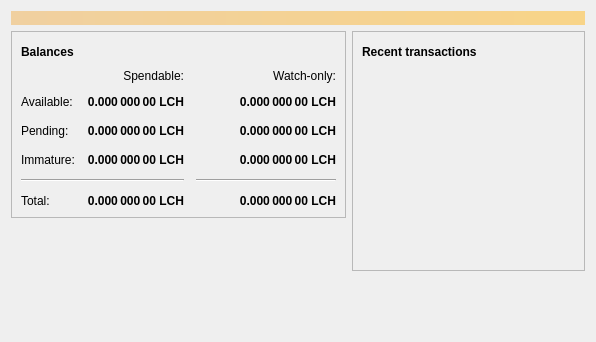
<?xml version="1.0" encoding="UTF-8"?>
<ui version="4.0">
 <class>OverviewPage</class>
 <widget class="QWidget" name="OverviewPage">
  <property name="geometry">
   <rect>
    <x>0</x>
    <y>0</y>
    <width>596</width>
    <height>342</height>
   </rect>
  </property>
  <property name="windowTitle">
   <string>Form</string>
  </property>
  <layout class="QVBoxLayout" name="topLayout">
   <item>
    <widget class="QLabel" name="labelAlerts">
     <property name="visible">
      <bool>false</bool>
     </property>
     <property name="styleSheet">
      <string notr="true">QLabel { background-color: qlineargradient(x1: 0, y1: 0, x2: 1, y2: 0, stop:0 #F0D0A0, stop:1 #F8D488); color:#000000; }</string>
     </property>
     <property name="wordWrap">
      <bool>true</bool>
     </property>
     <property name="margin">
      <number>3</number>
     </property>
     <property name="textInteractionFlags">
      <set>Qt::TextSelectableByMouse</set>
     </property>
    </widget>
   </item>
   <item>
    <layout class="QHBoxLayout" name="horizontalLayout" stretch="1,1">
     <item>
      <layout class="QVBoxLayout" name="verticalLayout_2">
       <item>
        <widget class="QFrame" name="frame">
         <property name="frameShape">
          <enum>QFrame::StyledPanel</enum>
         </property>
         <property name="frameShadow">
          <enum>QFrame::Raised</enum>
         </property>
         <layout class="QVBoxLayout" name="verticalLayout_4">
          <item>
           <layout class="QHBoxLayout" name="horizontalLayout_4">
            <item>
             <widget class="QLabel" name="label_5">
              <property name="font">
               <font>
                <weight>75</weight>
                <bold>true</bold>
               </font>
              </property>
              <property name="text">
               <string>Balances</string>
              </property>
             </widget>
            </item>
            <item>
             <widget class="QPushButton" name="labelWalletStatus">
              <property name="enabled">
               <bool>false</bool>
              </property>
              <property name="maximumSize">
               <size>
                <width>30</width>
                <height>16777215</height>
               </size>
              </property>
              <property name="toolTip">
               <string>The displayed information may be out of date. Your wallet automatically synchronizes with the LitecoinCash network after a connection is established, but this process has not completed yet.</string>
              </property>
              <property name="text">
               <string/>
              </property>
              <property name="icon">
               <iconset resource="../bitcoin.qrc">
                <normaloff>:/icons/warning</normaloff>
                <disabledoff>:/icons/warning</disabledoff>:/icons/warning</iconset>
              </property>
              <property name="iconSize">
               <size>
                <width>24</width>
                <height>24</height>
               </size>
              </property>
              <property name="flat">
               <bool>true</bool>
              </property>
             </widget>
            </item>
            <item>
             <spacer name="horizontalSpacer_3">
              <property name="orientation">
               <enum>Qt::Horizontal</enum>
              </property>
              <property name="sizeHint" stdset="0">
               <size>
                <width>40</width>
                <height>20</height>
               </size>
              </property>
             </spacer>
            </item>
           </layout>
          </item>
          <item>
           <layout class="QGridLayout" name="gridLayout">
            <property name="spacing">
             <number>12</number>
            </property>
            <item row="2" column="2">
             <widget class="QLabel" name="labelWatchPending">
              <property name="font">
               <font>
                <weight>75</weight>
                <bold>true</bold>
               </font>
              </property>
              <property name="cursor">
               <cursorShape>IBeamCursor</cursorShape>
              </property>
              <property name="toolTip">
               <string>Unconfirmed transactions to watch-only addresses</string>
              </property>
              <property name="text">
               <string notr="true">0.000 000 00 LCH</string>
              </property>
              <property name="alignment">
               <set>Qt::AlignRight|Qt::AlignTrailing|Qt::AlignVCenter</set>
              </property>
              <property name="textInteractionFlags">
               <set>Qt::LinksAccessibleByMouse|Qt::TextSelectableByKeyboard|Qt::TextSelectableByMouse</set>
              </property>
             </widget>
            </item>
            <item row="2" column="1">
             <widget class="QLabel" name="labelUnconfirmed">
              <property name="font">
               <font>
                <weight>75</weight>
                <bold>true</bold>
               </font>
              </property>
              <property name="cursor">
               <cursorShape>IBeamCursor</cursorShape>
              </property>
              <property name="toolTip">
               <string>Total of transactions that have yet to be confirmed, and do not yet count toward the spendable balance</string>
              </property>
              <property name="text">
               <string notr="true">0.000 000 00 LCH</string>
              </property>
              <property name="alignment">
               <set>Qt::AlignRight|Qt::AlignTrailing|Qt::AlignVCenter</set>
              </property>
              <property name="textInteractionFlags">
               <set>Qt::LinksAccessibleByMouse|Qt::TextSelectableByKeyboard|Qt::TextSelectableByMouse</set>
              </property>
             </widget>
            </item>
            <item row="3" column="2">
             <widget class="QLabel" name="labelWatchImmature">
              <property name="font">
               <font>
                <weight>75</weight>
                <bold>true</bold>
               </font>
              </property>
              <property name="cursor">
               <cursorShape>IBeamCursor</cursorShape>
              </property>
              <property name="toolTip">
               <string>Mined balance in watch-only addresses that has not yet matured</string>
              </property>
              <property name="text">
               <string notr="true">0.000 000 00 LCH</string>
              </property>
              <property name="alignment">
               <set>Qt::AlignRight|Qt::AlignTrailing|Qt::AlignVCenter</set>
              </property>
              <property name="textInteractionFlags">
               <set>Qt::LinksAccessibleByMouse|Qt::TextSelectableByKeyboard|Qt::TextSelectableByMouse</set>
              </property>
             </widget>
            </item>
            <item row="4" column="0" colspan="2">
             <widget class="Line" name="line">
              <property name="orientation">
               <enum>Qt::Horizontal</enum>
              </property>
             </widget>
            </item>
            <item row="4" column="2">
             <widget class="Line" name="lineWatchBalance">
              <property name="sizePolicy">
               <sizepolicy hsizetype="Preferred" vsizetype="Fixed">
                <horstretch>0</horstretch>
                <verstretch>0</verstretch>
               </sizepolicy>
              </property>
              <property name="minimumSize">
               <size>
                <width>140</width>
                <height>0</height>
               </size>
              </property>
              <property name="orientation">
               <enum>Qt::Horizontal</enum>
              </property>
             </widget>
            </item>
            <item row="5" column="0">
             <widget class="QLabel" name="labelTotalText">
              <property name="text">
               <string>Total:</string>
              </property>
             </widget>
            </item>
            <item row="3" column="1">
             <widget class="QLabel" name="labelImmature">
              <property name="font">
               <font>
                <weight>75</weight>
                <bold>true</bold>
               </font>
              </property>
              <property name="cursor">
               <cursorShape>IBeamCursor</cursorShape>
              </property>
              <property name="toolTip">
               <string>Mined balance that has not yet matured</string>
              </property>
              <property name="text">
               <string notr="true">0.000 000 00 LCH</string>
              </property>
              <property name="alignment">
               <set>Qt::AlignRight|Qt::AlignTrailing|Qt::AlignVCenter</set>
              </property>
              <property name="textInteractionFlags">
               <set>Qt::LinksAccessibleByMouse|Qt::TextSelectableByKeyboard|Qt::TextSelectableByMouse</set>
              </property>
             </widget>
            </item>
            <item row="2" column="3">
             <spacer name="horizontalSpacer_2">
              <property name="orientation">
               <enum>Qt::Horizontal</enum>
              </property>
              <property name="sizeHint" stdset="0">
               <size>
                <width>40</width>
                <height>20</height>
               </size>
              </property>
             </spacer>
            </item>
            <item row="3" column="0">
             <widget class="QLabel" name="labelImmatureText">
              <property name="text">
               <string>Immature:</string>
              </property>
             </widget>
            </item>
            <item row="5" column="1">
             <widget class="QLabel" name="labelTotal">
              <property name="font">
               <font>
                <weight>75</weight>
                <bold>true</bold>
               </font>
              </property>
              <property name="cursor">
               <cursorShape>IBeamCursor</cursorShape>
              </property>
              <property name="toolTip">
               <string>Your current total balance</string>
              </property>
              <property name="text">
               <string notr="true">0.000 000 00 LCH</string>
              </property>
              <property name="alignment">
               <set>Qt::AlignRight|Qt::AlignTrailing|Qt::AlignVCenter</set>
              </property>
              <property name="textInteractionFlags">
               <set>Qt::LinksAccessibleByMouse|Qt::TextSelectableByKeyboard|Qt::TextSelectableByMouse</set>
              </property>
             </widget>
            </item>
            <item row="5" column="2">
             <widget class="QLabel" name="labelWatchTotal">
              <property name="font">
               <font>
                <weight>75</weight>
                <bold>true</bold>
               </font>
              </property>
              <property name="cursor">
               <cursorShape>IBeamCursor</cursorShape>
              </property>
              <property name="toolTip">
               <string>Current total balance in watch-only addresses</string>
              </property>
              <property name="text">
               <string notr="true">0.000 000 00 LCH</string>
              </property>
              <property name="alignment">
               <set>Qt::AlignRight|Qt::AlignTrailing|Qt::AlignVCenter</set>
              </property>
              <property name="textInteractionFlags">
               <set>Qt::LinksAccessibleByMouse|Qt::TextSelectableByKeyboard|Qt::TextSelectableByMouse</set>
              </property>
             </widget>
            </item>
            <item row="0" column="2">
             <widget class="QLabel" name="labelWatchonly">
              <property name="text">
               <string>Watch-only:</string>
              </property>
              <property name="alignment">
               <set>Qt::AlignRight|Qt::AlignTrailing|Qt::AlignVCenter</set>
              </property>
             </widget>
            </item>
            <item row="1" column="0">
             <widget class="QLabel" name="labelBalanceText">
              <property name="text">
               <string>Available:</string>
              </property>
             </widget>
            </item>
            <item row="1" column="1">
             <widget class="QLabel" name="labelBalance">
              <property name="font">
               <font>
                <weight>75</weight>
                <bold>true</bold>
               </font>
              </property>
              <property name="cursor">
               <cursorShape>IBeamCursor</cursorShape>
              </property>
              <property name="toolTip">
               <string>Your current spendable balance</string>
              </property>
              <property name="text">
               <string notr="true">0.000 000 00 LCH</string>
              </property>
              <property name="alignment">
               <set>Qt::AlignRight|Qt::AlignTrailing|Qt::AlignVCenter</set>
              </property>
              <property name="textInteractionFlags">
               <set>Qt::LinksAccessibleByMouse|Qt::TextSelectableByKeyboard|Qt::TextSelectableByMouse</set>
              </property>
             </widget>
            </item>
            <item row="1" column="2">
             <widget class="QLabel" name="labelWatchAvailable">
              <property name="font">
               <font>
                <weight>75</weight>
                <bold>true</bold>
               </font>
              </property>
              <property name="cursor">
               <cursorShape>IBeamCursor</cursorShape>
              </property>
              <property name="toolTip">
               <string>Your current balance in watch-only addresses</string>
              </property>
              <property name="text">
               <string notr="true">0.000 000 00 LCH</string>
              </property>
              <property name="alignment">
               <set>Qt::AlignRight|Qt::AlignTrailing|Qt::AlignVCenter</set>
              </property>
              <property name="textInteractionFlags">
               <set>Qt::LinksAccessibleByMouse|Qt::TextSelectableByKeyboard|Qt::TextSelectableByMouse</set>
              </property>
             </widget>
            </item>
            <item row="2" column="0">
             <widget class="QLabel" name="labelPendingText">
              <property name="text">
               <string>Pending:</string>
              </property>
             </widget>
            </item>
            <item row="0" column="1">
             <widget class="QLabel" name="labelSpendable">
              <property name="text">
               <string>Spendable:</string>
              </property>
              <property name="alignment">
               <set>Qt::AlignRight|Qt::AlignTrailing|Qt::AlignVCenter</set>
              </property>
             </widget>
            </item>
           </layout>
          </item>
         </layout>
        </widget>
       </item>
       <item>
        <spacer name="verticalSpacer">
         <property name="orientation">
          <enum>Qt::Vertical</enum>
         </property>
         <property name="sizeHint" stdset="0">
          <size>
           <width>20</width>
           <height>40</height>
          </size>
         </property>
        </spacer>
       </item>
      </layout>
     </item>
     <item>
      <layout class="QVBoxLayout" name="verticalLayout_3">
       <item>
        <widget class="QFrame" name="frame_2">
         <property name="frameShape">
          <enum>QFrame::StyledPanel</enum>
         </property>
         <property name="frameShadow">
          <enum>QFrame::Raised</enum>
         </property>
         <layout class="QVBoxLayout" name="verticalLayout">
          <item>
           <layout class="QHBoxLayout" name="horizontalLayout_2">
            <item>
             <widget class="QLabel" name="label_4">
              <property name="font">
               <font>
                <weight>75</weight>
                <bold>true</bold>
               </font>
              </property>
              <property name="text">
               <string>Recent transactions</string>
              </property>
             </widget>
            </item>
            <item>
             <widget class="QPushButton" name="labelTransactionsStatus">
              <property name="enabled">
               <bool>false</bool>
              </property>
              <property name="maximumSize">
               <size>
                <width>30</width>
                <height>16777215</height>
               </size>
              </property>
              <property name="toolTip">
               <string>The displayed information may be out of date. Your wallet automatically synchronizes with the LitecoinCash network after a connection is established, but this process has not completed yet.</string>
              </property>
              <property name="text">
               <string/>
              </property>
              <property name="icon">
               <iconset resource="../bitcoin.qrc">
                <normaloff>:/icons/warning</normaloff>
                <disabledoff>:/icons/warning</disabledoff>:/icons/warning</iconset>
              </property>
              <property name="iconSize">
               <size>
                <width>24</width>
                <height>24</height>
               </size>
              </property>
              <property name="flat">
               <bool>true</bool>
              </property>
             </widget>
            </item>
            <item>
             <spacer name="horizontalSpacer">
              <property name="orientation">
               <enum>Qt::Horizontal</enum>
              </property>
              <property name="sizeHint" stdset="0">
               <size>
                <width>40</width>
                <height>20</height>
               </size>
              </property>
             </spacer>
            </item>
           </layout>
          </item>
          <item>
           <widget class="QListView" name="listTransactions">
            <property name="styleSheet">
             <string notr="true">QListView { background: transparent; }</string>
            </property>
            <property name="frameShape">
             <enum>QFrame::NoFrame</enum>
            </property>
            <property name="verticalScrollBarPolicy">
             <enum>Qt::ScrollBarAlwaysOff</enum>
            </property>
            <property name="horizontalScrollBarPolicy">
             <enum>Qt::ScrollBarAlwaysOff</enum>
            </property>
            <property name="selectionMode">
             <enum>QAbstractItemView::NoSelection</enum>
            </property>
           </widget>
          </item>
         </layout>
        </widget>
       </item>
       <item>
        <spacer name="verticalSpacer_2">
         <property name="orientation">
          <enum>Qt::Vertical</enum>
         </property>
         <property name="sizeHint" stdset="0">
          <size>
           <width>20</width>
           <height>40</height>
          </size>
         </property>
        </spacer>
       </item>
      </layout>
     </item>
    </layout>
   </item>
  </layout>
 </widget>
 <resources/>
 <connections/>
</ui>
